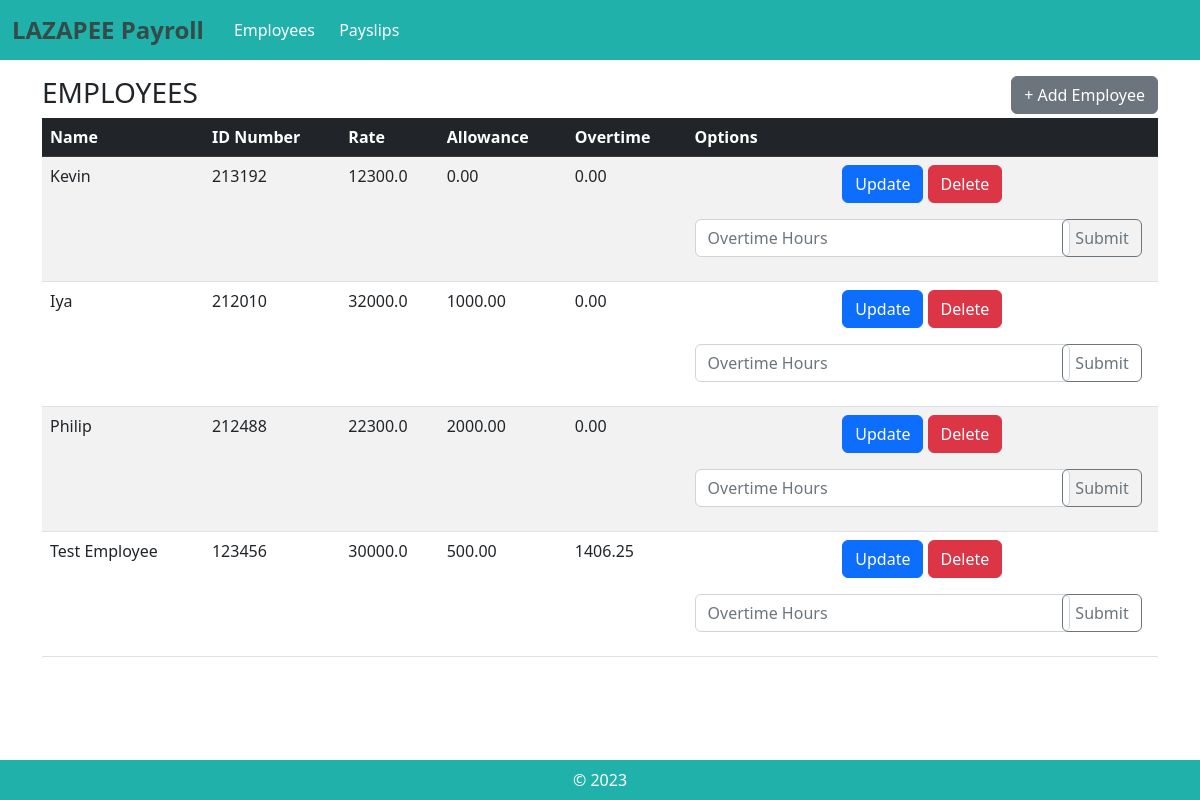
The app's page /, older data.
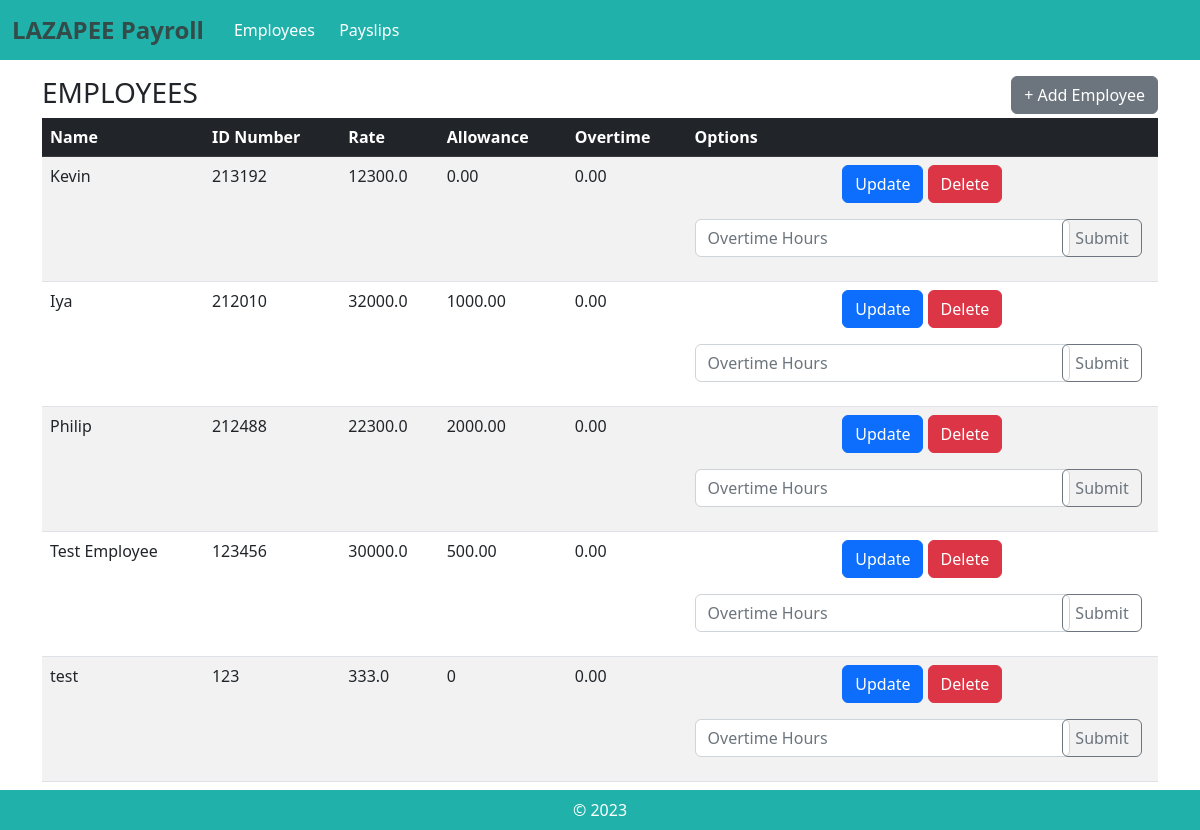
The same page, newer data.
### payroll_app/models.py (models this page shows, shortened)
class Employee(models.Model):
    name = models.CharField(max_length=300)
    id_number = models.CharField(max_length=300)
    rate = models.FloatField(max_length=300)
    overtime_pay = models.FloatField(max_length=300, null=True, blank=True, default=0)
    allowance = models.FloatField(max_length=300, null=True, blank=True, default=0)
    def getName(self):
        return self.name
    def getID(self):
        return self.id_number
    def getRate(self):
        return self.rate
    def getOvertime(self):
        return self.overtime_pay
    def getAllowance(self):
        return self.allowance

### payroll_app/views.py (the view)
# urls.py: path('', views.employees, name="employees"),
def employees(request):
    emp = Employee.objects.all()
    return render(request, 'payroll_app/employees.html', {'emp':emp})

### payroll_app/templates/payroll_app/employees.html (shortened to what this page needs)
{% extends 'payroll_app/base.html' %}
{% load static %}
{% block content %}
<div class ="col-12">
    <div style="display: flex; justify-content: space-between">
        <span><h3> EMPLOYEES </h3></span>
        <span><a href = "{% url 'create_employee'%}" class = "btn btn-secondary"> + Add Employee </a></span>
    </div>
    <table class = "table table-striped mb-5">
        <thead class = "table-dark">
            <tr>
                <th scope = "col"> Name </th>
                <th scope = "col"> ID Number </th>
                <th scope = "col"> Rate </th>
                <th scope = "col"> Allowance </th>
                <th scope = "col"> Overtime </th>
                <th scope = "col"> Options </th>
            </tr>
        </thead>
        <tbody>
            {% for e in emp %}
            <tr>
                <td>{{e.getName}}</td>
                <td>{{e.getID}}</td>
                <td>{{e.getRate}}</td>
                <td>{{e.getAllowance|floatformat:2|default:"0"}}</td>
                <td>{{e.getOvertime|floatformat:2|default:"0"}}</td>
                <td class = "text-center">
                    <a href ="{% url 'update_employee' pk=e.pk %}" class="mb-3 btn btn-primary">Update</a>
                    <a href="{% url 'delete_employee' pk=e.pk %}" class="mb-3 btn btn-danger">Delete</a>
                    <form method="POST" action="{% url 'overtime' pk=e.pk %}">{% csrf_token %}
                        <div class="row">
                            <div class="col ">
                                <input type="number" class="form-control" placeholder="Overtime Hours" name="overtime" aria-label="overtime_hours" required >
                            </div>
                            <div class="col-2 ">
                                <button class="btn btn-outline-secondary" type="submit" style="margin-left: -2.5rem">Submit</button>
                            </div>
                    </form>
                </td>
            </tr>
            {% endfor %}
        </tbody>
    </table>
</div>
{% endblock %}

Row changes from the older to the newer data that the page shows:
changed Employee "Test Employee": getOvertime "1406.25" → "0.00"
added Employee: getName "test", getID "123", getRate "333.0", getAllowance "0", getOvertime "0.00"
